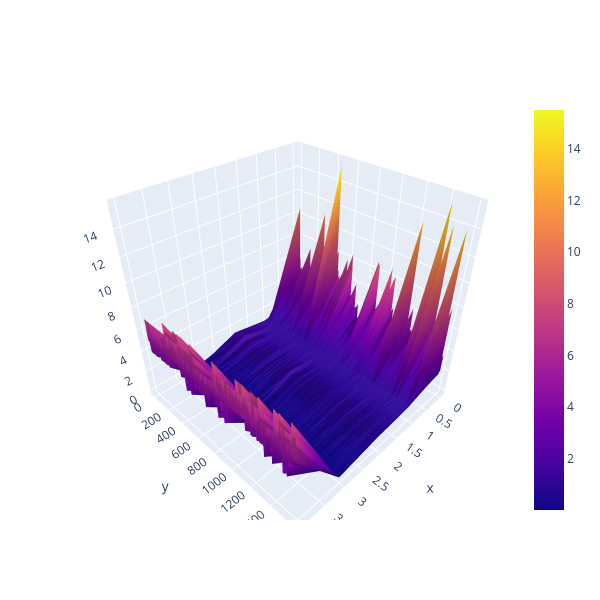

Notebook code for this chart:
### Markdown cell above
#### Kết luận:

+ Biểu đồ Surface 3D được tạo ra từ toàn bộ dữ liệu trong df (dưới dạng ma trận giá trị).

+ Biểu đồ hiển thị một bề mặt 3 chiều thể hiện biến động của các giá trị dữ liệu theo chỉ số hàng và cột.

+ Giúp quan sát tổng thể phân bố dữ liệu và sự thay đổi giữa các biến trong dataset.

### Code cell
data = df[["residual_sugar", "density", "sulphates", "chlorides", "quality"]]

fig = go.Figure(data = [go.Surface(z = data.values)])
fig.update_layout(autosize = True, width = 600, height = 600)

fig.show()

### Figure 1 — Plotly figure (JSON) as saved in the notebook; plotly's stock layout.template omitted (floating-point values rounded to 4 significant figures; data arrays with more than 128 entries replaced by an {"elided": "..."} marker saying what was removed)
{"data": [{"type": "surface", "z": {"elided": "1599x5 float values"}}], "layout": {"autosize": true, "height": 600, "width": 600}}
